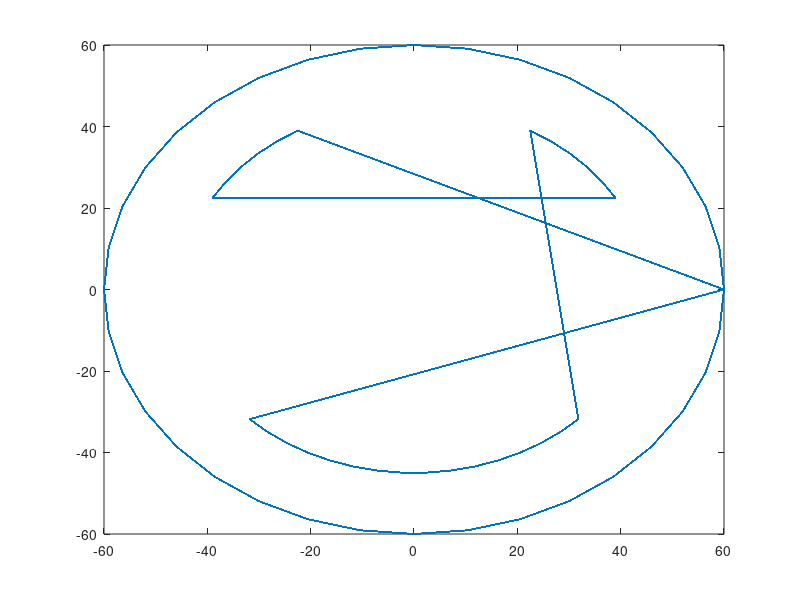

This figure's MATLAB source: (Note: this script raises an error after producing the figure.)
% This script sets the trajectory

%%%%%%%%%%%%%%%%%%%%%%
% Desired Trajectory %
%%%%%%%%%%%%%%%%%%%%%%
% xy coordinates of circle moving left to right

% Robot XY Trajectory for cross-hatch pattern
% face
radius = 60;

lengTh = radius * ones(1,37);

angleInDeg = 0:10:360;

angleInRad = angleInDeg * pi/180;

Xd_face = lengTh.*cos(angleInRad);
Yd_face = lengTh.*sin(angleInRad);

% left eye
radius = 45;

lengTh = radius * ones(1,6);

angleInDeg = 120:6:150;

angleInRad = angleInDeg * pi/180;

Xd_leftI = lengTh.*cos(angleInRad);
Yd_leftI = lengTh.*sin(angleInRad);

% right eye

angleInDeg = 30:6:60;

angleInRad = angleInDeg * pi/180;

Xd_rightI = lengTh.*cos(angleInRad);
Yd_rightI = lengTh.*sin(angleInRad);

% smile
lengTh = radius * ones(1,16);

angleInDeg = -45:-6:-135;

angleInRad = angleInDeg * pi/180;

Xd_smile = lengTh.*cos(angleInRad);
Yd_smile = lengTh.*sin(angleInRad);

Xd = [Xd_leftI, Xd_rightI, Xd_smile, Xd_face];
Yd = [Yd_leftI, Yd_rightI, Yd_smile, Yd_face];

Xd = repmat(Xd,1,60);
Yd = repmat(Yd,1,60);
Zd = ones(1,length(Xd));

plot(Xd, Yd);


% Sample Time for Set-Point Time Vector
SampleTime = TotalTime / (length(Xd)-1);

%%%%%%%%%%%%%%%%%%%%%%%%%%%%%%%%%%%%%%%%%%%%%
% Values you should over-write in Control.m %
%%%%%%%%%%%%%%%%%%%%%%%%%%%%%%%%%%%%%%%%%%%%%

% =====================
% Set-Point Time Vector
% =====================
Time       = 0:SampleTime:TotalTime;       % DO NOT CHANGE TotalTime
